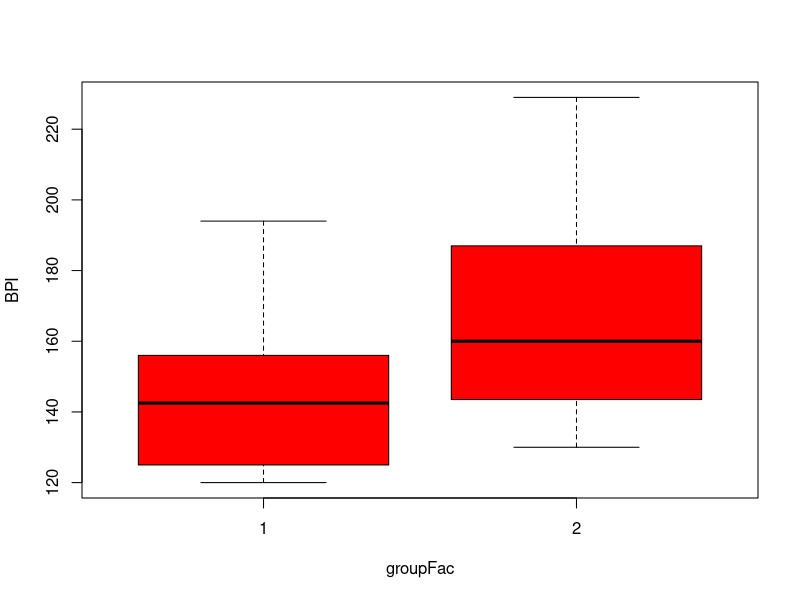

R code for this plot:
#Question 1

c <- c(88,84,83,95,92,98,111)
c

mean(c)

c - mean(c)

(c - mean(c))^2

sum((c - mean(c))^2)

1/(length(c) - 1) * (sum((c - mean(c))^2))

(1/(length(c) - 1) * (sum((c - mean(c))^2)))^0.5

sd(c)

(abs(147 - mean(c)))/sd(c)

#Quetion 3


anorexic <- read.table(file("anorexics.dat"))

BPI <- anorexic[,1]
actualWidth <- anorexic[,2]
group <- anorexic[,3]

BPI
actualWidth
group

groupFac <- as.factor(group)

boxplot(BPI~groupFac, range = 0, col = "red")